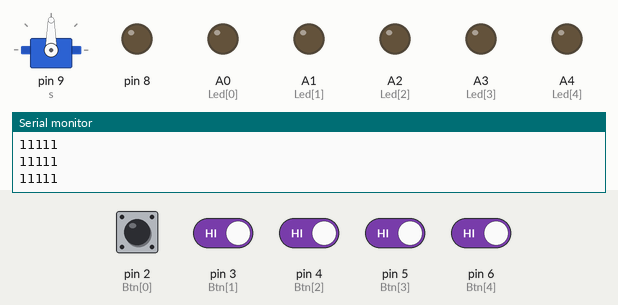
Simulated run of this sketch. Board: Arduino Uno, built with avr-gcc and run on an emulated ATmega328P. Parts: servo, output pins drawn as LEDs (lit = HIGH), the last lines printed to the serial monitor. The test bench sets the inputs (shaded band); at power-on: pin 2 (Btn[0]), pin 3 (Btn[1]), pin 4 (Btn[2]), pin 5 (Btn[3]), pin 6 (Btn[4]) HIGH.

Above: at 2.2 s.
2.3 s: pin 2 (Btn[0]) pulled LOW for 0.15 s
At 2.38 s:
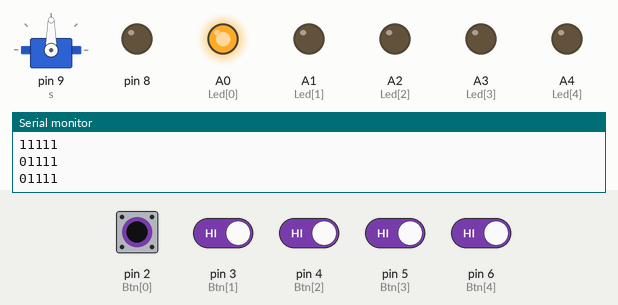
3.9 s: pin 2 (Btn[0]) driven LOW and pin 3 (Btn[1]) driven LOW and pin 4 (Btn[2]) driven LOW and pin 5 (Btn[3]) driven LOW and pin 6 (Btn[4]) driven LOW
At 5.1 s:
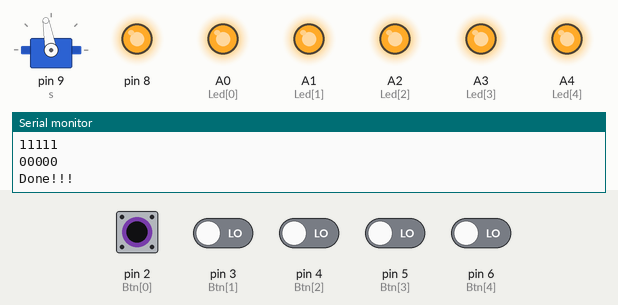
Timing chart, 0 to 6.9 s (numbered marks = the images above; inputs shaded):
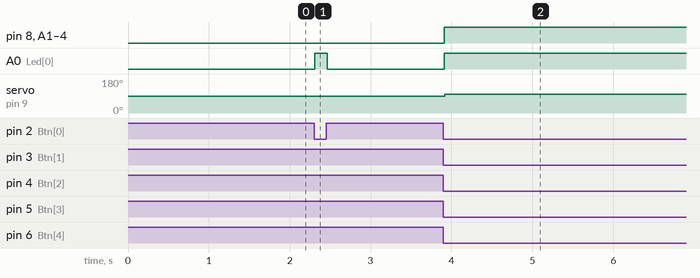

Measured:
- after the input at 2.3 s, A0 (Led[0]): LOW → HIGH at once, → LOW 0.15 s later
- after the input at 3.9 s, pin 8, A0 (Led[0]), A1 (Led[1]), A2 (Led[2]), A3 (Led[3]), A4 (Led[4]): LOW → HIGH at once; servo on pin 9 (s): 90° → 100° at once

The sketch:

magicCircle.ino
```cpp
#include<Servo.h>
Servo s;
int Btn[] = {2,3,4,5,6};
int Ans[] = {2,3,4,5,6};
int P1[] = {0,0,0,0,0};
int Led[] = {A0,A1,A2,A3,A4};
bool button[] = {0,0,0,0,0};////宣告各個按鈕的狀態
void setup() {
  // put your setup code here, to run once:
  Serial.begin(9600);
  for(int i = 0 ; i < 5 ; i++ )////按鈕設定INPUT，LED設定OUTPUT
  {
    pinMode(8,OUTPUT);
    pinMode(Btn[i],INPUT_PULLUP);
    pinMode(Led[i],OUTPUT);
    digitalWrite(Led[i],LOW);
  }
  delay(1000);
  s.attach(9);
}

void loop() {
  // put your main code here, to run repeatedly:
  for(int i = 0 ; i < 5 ; i++ )////讀取各個按鈕是否被按下
  {
    button[i]=digitalRead(Btn[i]);
  }
  for(int i = 0 ; i < 5 ; i++ )////印出各個按鈕的狀態
  {
    Serial.print(button[i]);
  }
  Serial.println();
  for(int i = 0 ; i < 5 ; i++)
  {
    if(button[i]==0)
    {
      P1[i]=Ans[i];
    }
  }
  for(int i = 0 ; i < 5 ; i++)
  {
    if(P1[i]!=0)
    {
      digitalWrite(Led[i],HIGH);
    }
    else
    {
      digitalWrite(Led[i],LOW);
      P1[0]=0;
      P1[1]=0;
      P1[2]=0;
      P1[3]=0;
      P1[4]=0;
    }
  }
  if(P1[0]==Ans[0]&&P1[1]==Ans[1]&&P1[2]==Ans[2]
     &&P1[3]==Ans[3]&&P1[4]==Ans[4])
     {
      digitalWrite(8,HIGH);
      s.attach(9);
      Serial.println("Done!!!");
      s.write(100);
      delay(10000);
      digitalWrite(8,LOW);
      s.detach();
      P1[0]=0;
      P1[1]=0;
      P1[2]=0;
      P1[3]=0;
      P1[4]=0;
     }
}
```
